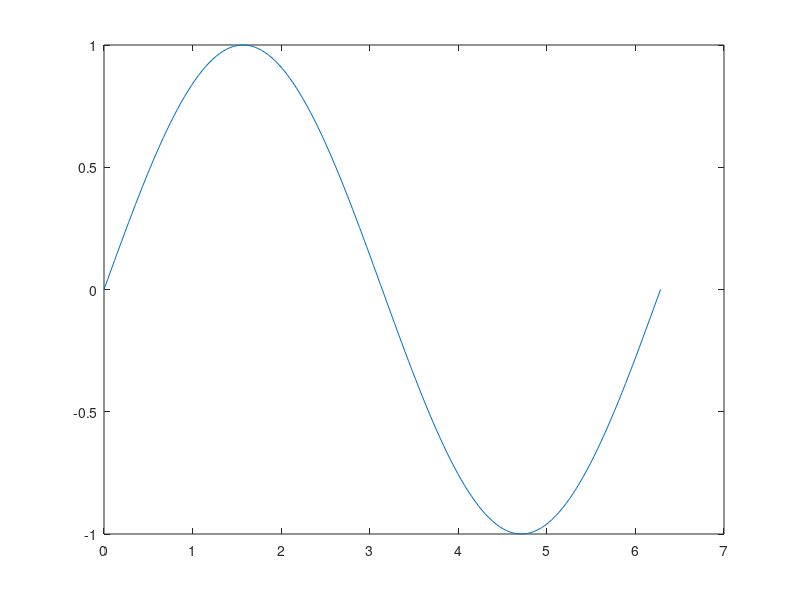
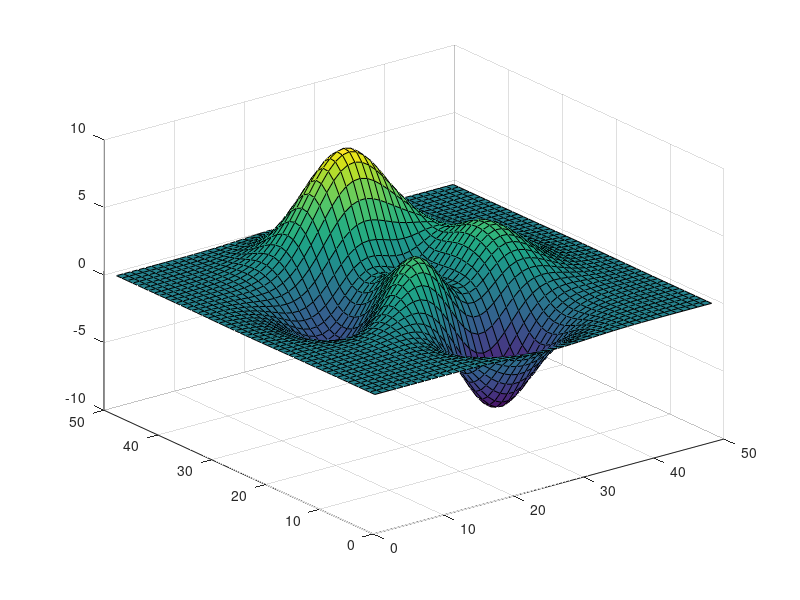

The MATLAB source for these figures, in order:
%=============================================================================
% Copyright (c) 2016-present Allan CORNET (Nelson)
%=============================================================================
% This file is part of Nelson.
%=============================================================================
% LICENCE_BLOCK_BEGIN
% SPDX-License-Identifier: LGPL-3.0-or-later
% LICENCE_BLOCK_END
%=============================================================================
% Portable plotting demo shared by native and WebAssembly builds.
x = linspace(0, 2 * pi, 160);
figure;
plot(x, sin(x));

figure;
surf(peaks(49));
